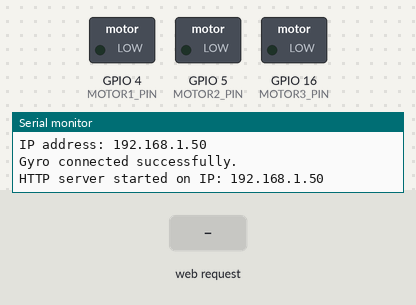
A sketch run on a simulated ESP8266 (NodeMCU). Shown: switched loads named in the sketch (green lamp = pin HIGH), the last lines printed to the serial monitor. The inputs (shaded band) are chosen by the test bench. WiFi joins after 1.5 s; servers stay silent unless stated.

Above: at 3.2 s.
3.3 s: HTTP request GET /toggleMotor1 received
At 4.2 s:
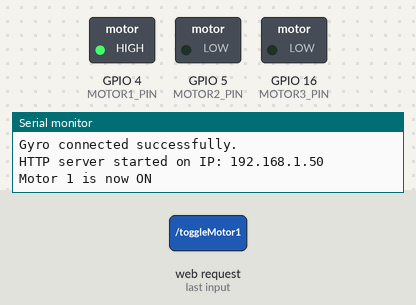
4.8 s: HTTP request GET /toggleMotor2 received
At 5.4 s:
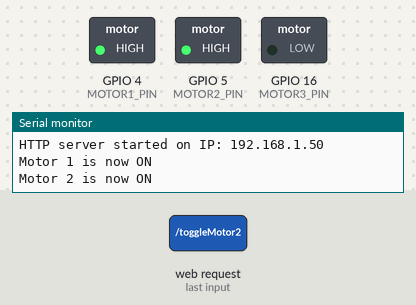
6.3 s: HTTP request GET /toggleMotor3 received
At 7.5 s:
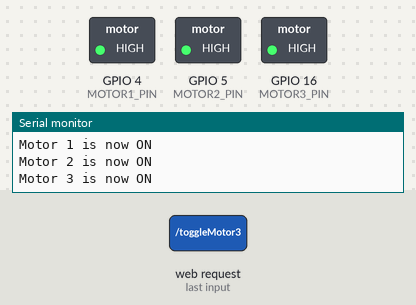
7.8 s: HTTP request GET /toggleMotor1 received
At 8.9 s:
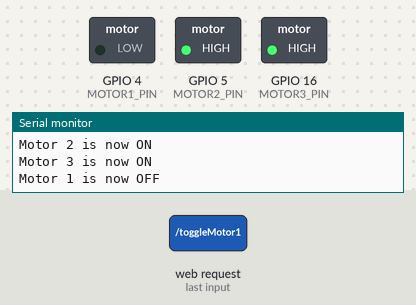
9.3 s: HTTP request GET /toggleMotor2 received
At 10.0 s:
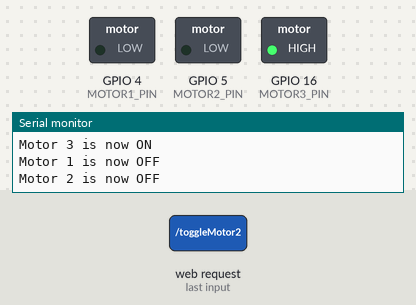
Timing chart, 0 to 11.8 s (numbered marks = the images above; inputs shaded):
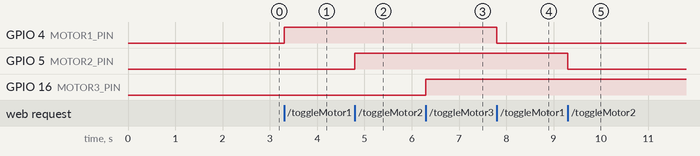

The sketch:

capstone_designPRO.ino
```cpp
#include <Wire.h>
#include <ESP8266WiFi.h>
#include <ESP8266WebServer.h>
#include <MPU6050.h>

// Replace with your network credentials
const char* ssid = "SILK_8AFC92";
const char* password = "35712357";

// Define new GPIO pins for the motors
#define MOTOR1_PIN 4   // GPIO 4 (D2)
#define MOTOR2_PIN 5   // GPIO 5 (D1)
#define MOTOR3_PIN 16  // GPIO 16 (D0)

// Create a web server on port 80
ESP8266WebServer server(80);

// Create an instance of the MPU6050 class
MPU6050 gyro;

// Track motor states
bool motor1State = false;
bool motor2State = false;
bool motor3State = false;

void setup() {
    // Initialize serial communication for debugging
    Serial.begin(115200);
    delay(10);

    Serial.println("Initializing...");

    // Initialize GPIO pins as outputs for the motors
    pinMode(MOTOR1_PIN, OUTPUT);
    pinMode(MOTOR2_PIN, OUTPUT);
    pinMode(MOTOR3_PIN, OUTPUT);

    // Set all motors to off initially
    digitalWrite(MOTOR1_PIN, LOW);
    digitalWrite(MOTOR2_PIN, LOW);
    digitalWrite(MOTOR3_PIN, LOW);

    // Print initial states for debugging
    Serial.println("Initial Motor States:");
    Serial.print("Motor 1: ");
    Serial.println(digitalRead(MOTOR1_PIN) ? "ON" : "OFF");
    Serial.print("Motor 2: ");
    Serial.println(digitalRead(MOTOR2_PIN) ? "ON" : "OFF");
    Serial.print("Motor 3: ");
    Serial.println(digitalRead(MOTOR3_PIN) ? "ON" : "OFF");

    // Connect to Wi-Fi
    Serial.print("Connecting to ");
    Serial.println(ssid);
    WiFi.begin(ssid, password);

    // Wait until the connection is established
    while (WiFi.status() != WL_CONNECTED) {
        delay(1000);
        Serial.print(".");
    }

    Serial.println("");
    Serial.println("WiFi connected.");
    Serial.print("IP address: ");
    Serial.println(WiFi.localIP());

    // Initialize the MPU6050
    Wire.begin();
    gyro.initialize();
    if (gyro.testConnection()) {
        Serial.println("Gyro connected successfully.");
    } else {
        Serial.println("Failed to connect to gyro.");
    }

    // Set up web server routes
    server.on("/", handleRoot);
    server.on("/toggleMotor1", handleToggleMotor1);
    server.on("/toggleMotor2", handleToggleMotor2);
    server.on("/toggleMotor3", handleToggleMotor3);
    server.on("/gyro", handleGyroReadings);

    // Start the web server
    server.begin();
    Serial.println("HTTP server started on IP: " + WiFi.localIP().toString());
}

void loop() {
    server.handleClient();
}

// Handler to serve the main web page
void handleRoot() {
    String html = "<html>\
                    <head>\
                      <title>Motor and Gyro Control</title>\
                      <style>\
                        body { font-family: Arial, sans-serif; text-align: center; }\
                        button { padding: 15px 25px; font-size: 16px; margin: 10px; cursor: pointer; }\
                        .active { background-color: green; color: white; }\
                      </style>\
                      <script>\
                        function toggleMotor(motor) {\
                          var xhr = new XMLHttpRequest();\
                          xhr.open('GET', '/toggle' + motor, true);\
                          xhr.onload = function () {\
                            if (xhr.status == 200) {\
                              var button = document.getElementById('button' + motor);\
                              if (button.classList.contains('active')) {\
                                button.classList.remove('active');\
                                button.innerText = 'Turn ' + motor + ' ON';\
                              } else {\
                                button.classList.add('active');\
                                button.innerText = 'Turn ' + motor + ' OFF';\
                              }\
                            } else {\
                              console.error('Failed to toggle motor ' + motor);\
                            }\
                          };\
                          xhr.send();\
                        }\
                        function fetchGyroData() {\
                          var xhr = new XMLHttpRequest();\
                          xhr.open('GET', '/gyro', true);\
                          xhr.onload = function () {\
                            if (xhr.status == 200) {\
                              var data = JSON.parse(xhr.responseText);\
                              document.getElementById('gyroX').innerText = 'Gyro X: ' + data.gyroX;\
                              document.getElementById('gyroY').innerText = 'Gyro Y: ' + data.gyroY;\
                              document.getElementById('gyroZ').innerText = 'Gyro Z: ' + data.gyroZ;\
                            } else {\
                              console.error('Failed to fetch gyro data.');\
                            }\
                          };\
                          xhr.send();\
                        }\
                        setInterval(fetchGyroData, 1000); // Fetch data every second\
                      </script>\
                    </head>\
                    <body>\
                      <h1>Control Vibration Motors and View Gyroscope Readings</h1>\
                      <button id=\"buttonMotor1\" onclick=\"toggleMotor('Motor1')\">Turn Motor1 ON</button>\
                      <br>\
                      <button id=\"buttonMotor2\" onclick=\"toggleMotor('Motor2')\">Turn Motor2 ON</button>\
                      <br>\
                      <button id=\"buttonMotor3\" onclick=\"toggleMotor('Motor3')\">Turn Motor3 ON</button>\
                      <h2>Gyroscope Readings</h2>\
                      <p id=\"gyroX\">Gyro X: -</p>\
                      <p id=\"gyroY\">Gyro Y: -</p>\
                      <p id=\"gyroZ\">Gyro Z: -</p>\
                    </body>\
                   </html>";

    server.send(200, "text/html", html);
}

// Handler to provide gyro readings in JSON format
void handleGyroReadings() {
    int16_t gyroX = 0, gyroY = 0, gyroZ = 0;

    if (gyro.testConnection()) {
        gyroX = gyro.getRotationX();
        gyroY = gyro.getRotationY();
        gyroZ = gyro.getRotationZ();
    } else {
        Serial.println("Gyro test connection failed in handleGyroReadings.");
    }

    String json = "{\"gyroX\":" + String(gyroX) + ",\"gyroY\":" + String(gyroY) + ",\"gyroZ\":" + String(gyroZ) + "}";
    server.send(200, "application/json", json);
}

// Toggle handlers for each motor
void handleToggleMotor1() {
    motor1State = !motor1State;
    digitalWrite(MOTOR1_PIN, motor1State ? HIGH : LOW);
    Serial.print("Motor 1 is now ");
    Serial.println(motor1State ? "ON" : "OFF");
    server.send(200, "text/plain", motor1State ? "ON" : "OFF");
}

void handleToggleMotor2() {
    motor2State = !motor2State;
    digitalWrite(MOTOR2_PIN, motor2State ? HIGH : LOW);
    Serial.print("Motor 2 is now ");
    Serial.println(motor2State ? "ON" : "OFF");
    server.send(200, "text/plain", motor2State ? "ON" : "OFF");
}

void handleToggleMotor3() {
    motor3State = !motor3State;
    digitalWrite(MOTOR3_PIN, motor3State ? HIGH : LOW);
    Serial.print("Motor 3 is now ");
    Serial.println(motor3State ? "ON" : "OFF");
    server.send(200, "text/plain", motor3State ? "ON" : "OFF");
}
```

Measured:
- after the input at 3.3 s, GPIO 4 (MOTOR1_PIN): LOW → HIGH at once
- after the input at 4.8 s, GPIO 5 (MOTOR2_PIN): LOW → HIGH at once
- after the input at 6.3 s, GPIO 16 (MOTOR3_PIN): LOW → HIGH at once
- after the input at 7.8 s, GPIO 4 (MOTOR1_PIN): HIGH → LOW at once
- after the input at 9.3 s, GPIO 5 (MOTOR2_PIN): HIGH → LOW at once
